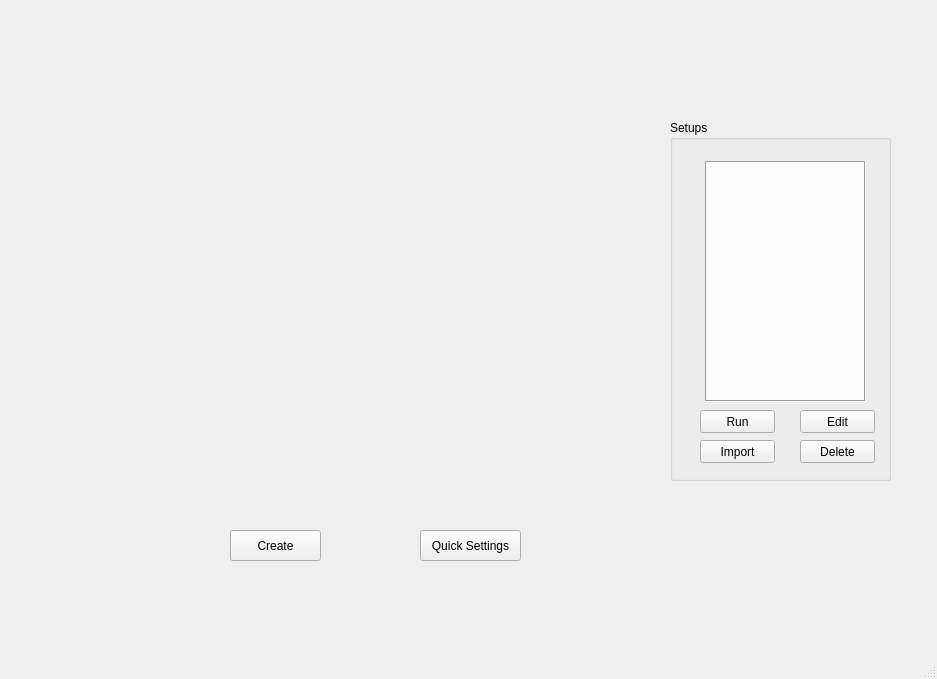
<?xml version="1.0" encoding="UTF-8"?>
<ui version="4.0">
 <class>MainWindow</class>
 <widget class="QMainWindow" name="MainWindow">
  <property name="geometry">
   <rect>
    <x>0</x>
    <y>0</y>
    <width>937</width>
    <height>679</height>
   </rect>
  </property>
  <property name="windowTitle">
   <string>MainWindow</string>
  </property>
  <widget class="QWidget" name="centralwidget">
   <widget class="QPushButton" name="createNewPreset">
    <property name="geometry">
     <rect>
      <x>230</x>
      <y>530</y>
      <width>91</width>
      <height>31</height>
     </rect>
    </property>
    <property name="text">
     <string>Create</string>
    </property>
   </widget>
   <widget class="QListView" name="viewPresets">
    <property name="geometry">
     <rect>
      <x>705</x>
      <y>161</y>
      <width>161</width>
      <height>241</height>
     </rect>
    </property>
    <property name="frameShape">
     <enum>QFrame::Box</enum>
    </property>
    <property name="verticalScrollBarPolicy">
     <enum>Qt::ScrollBarAsNeeded</enum>
    </property>
    <property name="resizeMode">
     <enum>QListView::Fixed</enum>
    </property>
   </widget>
   <widget class="QGroupBox" name="groupBoxSetup">
    <property name="geometry">
     <rect>
      <x>670</x>
      <y>120</y>
      <width>221</width>
      <height>361</height>
     </rect>
    </property>
    <property name="title">
     <string>Setups</string>
    </property>
    <widget class="QPushButton" name="runButton">
     <property name="geometry">
      <rect>
       <x>30</x>
       <y>290</y>
       <width>75</width>
       <height>23</height>
      </rect>
     </property>
     <property name="text">
      <string>Run</string>
     </property>
     <property name="iconSize">
      <size>
       <width>16</width>
       <height>16</height>
      </size>
     </property>
    </widget>
    <widget class="QPushButton" name="editButton">
     <property name="geometry">
      <rect>
       <x>130</x>
       <y>290</y>
       <width>75</width>
       <height>23</height>
      </rect>
     </property>
     <property name="text">
      <string>Edit</string>
     </property>
    </widget>
    <widget class="QPushButton" name="importButton">
     <property name="geometry">
      <rect>
       <x>30</x>
       <y>320</y>
       <width>75</width>
       <height>23</height>
      </rect>
     </property>
     <property name="text">
      <string>Import</string>
     </property>
    </widget>
    <widget class="QPushButton" name="deleteButton">
     <property name="geometry">
      <rect>
       <x>130</x>
       <y>320</y>
       <width>75</width>
       <height>23</height>
      </rect>
     </property>
     <property name="mouseTracking">
      <bool>false</bool>
     </property>
     <property name="text">
      <string>Delete</string>
     </property>
    </widget>
   </widget>
   <widget class="QPushButton" name="quickSettingsButton">
    <property name="geometry">
     <rect>
      <x>420</x>
      <y>530</y>
      <width>101</width>
      <height>31</height>
     </rect>
    </property>
    <property name="text">
     <string>Quick Settings</string>
    </property>
   </widget>
  </widget>
  <widget class="QMenuBar" name="menubar">
   <property name="geometry">
    <rect>
     <x>0</x>
     <y>0</y>
     <width>937</width>
     <height>21</height>
    </rect>
   </property>
  </widget>
  <widget class="QStatusBar" name="statusbar"/>
 </widget>
 <resources/>
 <connections/>
</ui>
